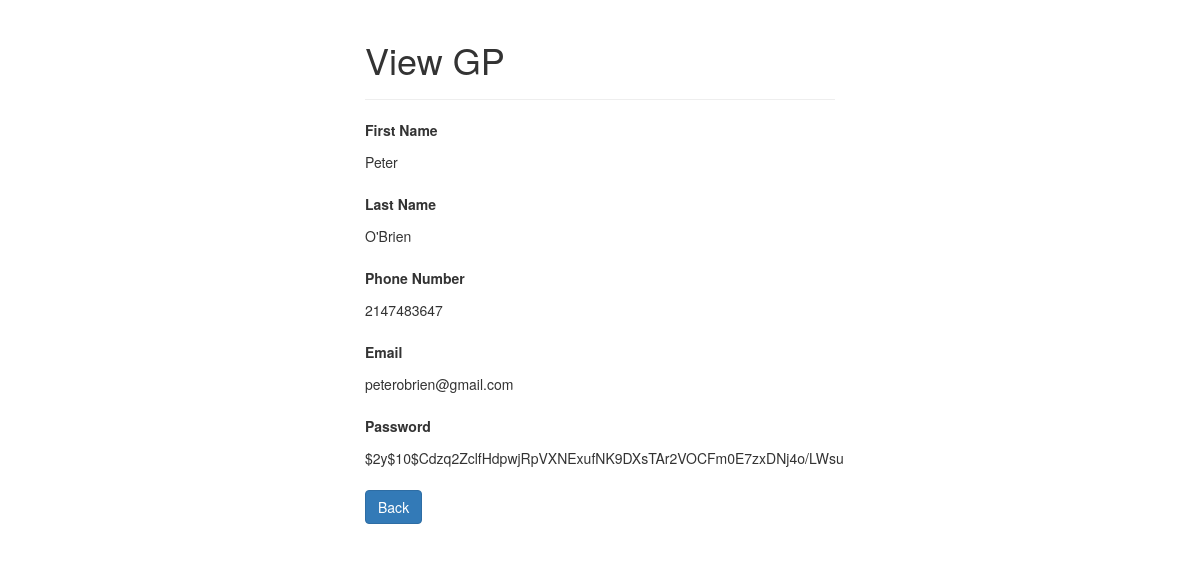
/scripts/ops/ins/read.php?email=peterobrien@gmail.com, run on an earlier commit of the app's database.
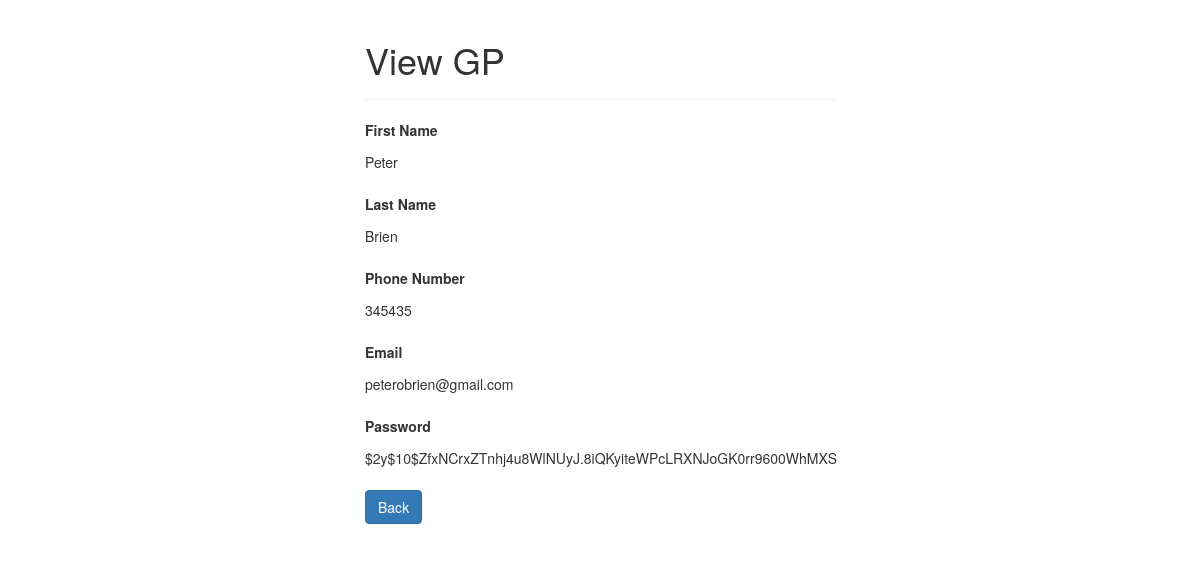
And on a later commit of the database.
### tables this page shows
CREATE TABLE `insurer` (
  `first_name` varchar(255) NOT NULL,
  `last_name` varchar(255) NOT NULL,
  `phone_no` int(255) NOT NULL,
  `email` varchar(255) NOT NULL,
  `password` varchar(255) NOT NULL
);

### scripts/ops/ins/read.php (the view, shortened to what this page needs)
<?php
if(isset($_GET["email"]) && !empty(trim($_GET["email"]))){
    require_once __DIR__ . "/../../config.php";
    $sql = "SELECT * FROM insurer WHERE email = ?";
    if($stmt = mysqli_prepare($conn, $sql)){
        mysqli_stmt_bind_param($stmt, "s", $param_email);
        if(mysqli_stmt_execute($stmt)){
            $result = mysqli_stmt_get_result($stmt);
            if(mysqli_num_rows($result) == 1){
                $row = mysqli_fetch_array($result, MYSQLI_ASSOC);
            } else{
                header("location: error.php");
                exit();
            }
        } else{
            echo "Oops! Something went wrong. Please try again later.";
        }
    }
} else{
    header("location: error.php");
    exit();
}
?>
<!DOCTYPE html>
<html lang="en">
<head>
    <link rel="stylesheet" href="https://maxcdn.bootstrapcdn.com/bootstrap/3.3.7/css/bootstrap.css">
</head>
<body>
    <div class="wrapper">
        <div class="container-fluid">
            <div class="row">
                <div class="col-md-12">
                    <div class="page-header">
                        <h1>View GP</h1>
                    </div>
                    <div class="form-group">
                        <label>First Name</label>
                        <p class="form-control-static"><?php echo $row["first_name"]; ?></p>
                    </div>
                    <div class="form-group">
                        <label>Last Name</label>
                        <p class="form-control-static"><?php echo $row["last_name"]; ?></p>
                    </div>
					<div class="form-group">
                        <label>Phone Number</label>
                        <p class="form-control-static"><?php echo $row["phone_no"]; ?></p>
                    </div>
					<div class="form-group">
                        <label>Email</label>
                        <p class="form-control-static"><?php echo $row["email"]; ?></p>
                    </div>
					<div class="form-group">
                        <label>Password</label>
                        <p class="form-control-static"><?php echo $row["password"]; ?></p>
                    </div>
                    <p><a href="list.php" class="btn btn-primary">Back</a></p>
                </div>
            </div>
        </div>
    </div>
</body>
</html>

What changed in the data, as far as the page shows it:
changed insurer "Peter": last_name "O'Brien" → "Brien"; phone_no "2147483647" → "345435"; password "$2y$10$Cdzq2ZclfHdpwjRpVXNExufNK9DXsTAr2VOCFm0E7zxDNj4o/LWsu" → "$2y$10$ZfxNCrxZTnhj4u8WlNUyJ.8iQKyiteWPcLRXNJoGK0rr9600WhMXS"
